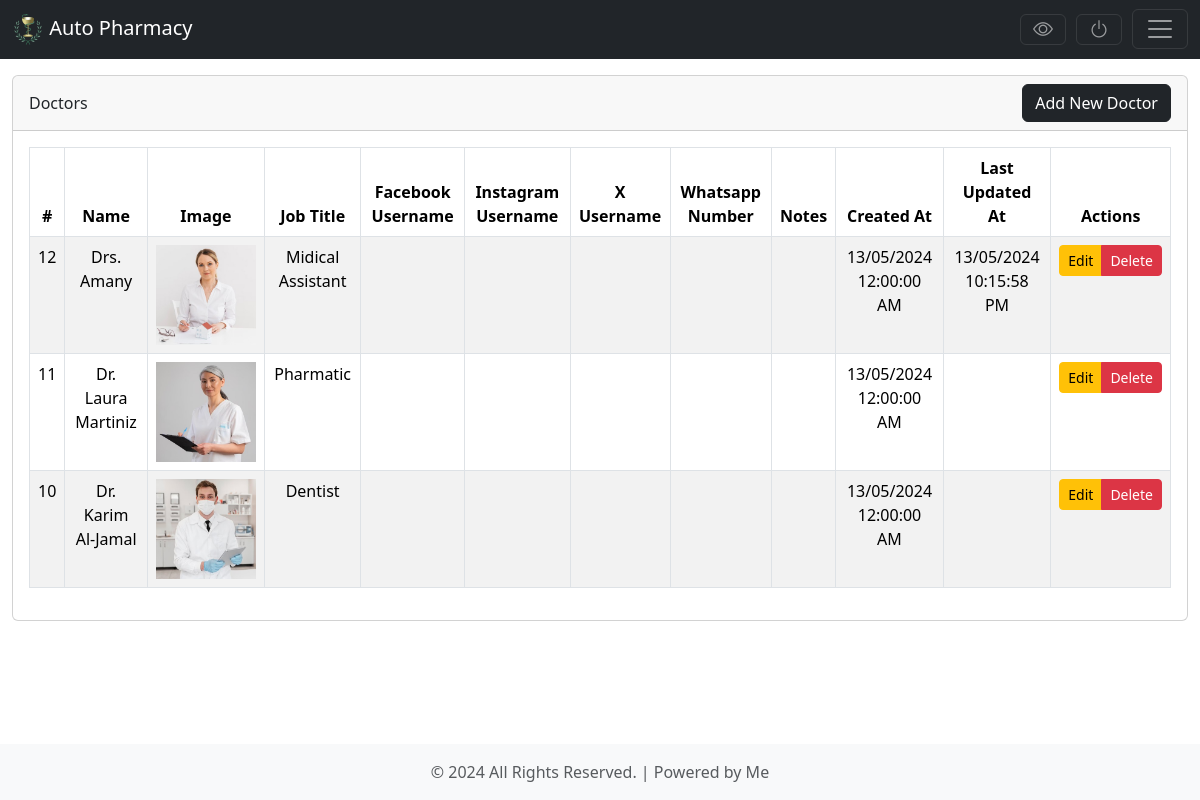
The app's page /admin/doctors/index.php (signed in) with its own data.
### tables this page shows
CREATE TABLE `doctors` (
  `id` int(11) NOT NULL,
  `name` varchar(250) NOT NULL,
  `job_title` varchar(550) NOT NULL,
  `img_path` varchar(650) NOT NULL,
  `img_name` varchar(350) NOT NULL,
  `fb_link` varchar(1500) DEFAULT NULL,
  `x_link` varchar(1500) DEFAULT NULL,
  `insta_link` varchar(1500) DEFAULT NULL,
  `wp_link` varchar(1500) DEFAULT NULL,
  `notes` text DEFAULT NULL,
  `deleted` char(1) NOT NULL DEFAULT 'N',
  `created_at` datetime NOT NULL DEFAULT sysdate(),
  `updated_at` datetime DEFAULT NULL
);

### classes/Info.php (called while the page is built, shortened)
<?php
class Info
{
    public static $DB_HOSTNAME = '127.0.0.1',
        $DB_USERNAME = 'root',
        $DB_PASSWORD = '',
        $DB_NAME = 'pharmacy',
        $P_KEYS = ['s', 'd', 'i', 'b'],
        $conn = null;
    public static function open_conn()
    {
        if (empty(Info::$conn)) {
            Info::$conn = mysqli_connect(Info::$DB_HOSTNAME, Info::$DB_USERNAME, Info::$DB_PASSWORD, Info::$DB_NAME);
            Info::$conn->set_charset('utf8');
        }
    }
    public static function getQuery($sql, $params = null)
    {
        if (!empty($sql)) {
            $rslt = [];
            try {
                $stmt = mysqli_prepare(Info::$conn, $sql);
                if ($stmt->execute()) {
                    $rslt = mysqli_fetch_all($stmt->get_result(), MYSQLI_BOTH);
                }
            } catch (Exception $e) {
                echo $e;
                die();
            } finally {
                return $rslt;
            }
        }
    }
}

### admin/doctors/index.php (the view, shortened to what this page needs)
<?php
$data = Info::getQuery("select id,
                                name,
                                job_title,
                                img_path,
                                fb_link,
                                x_link,
                                insta_link,
                                wp_link,
                                notes,
                                date_format(created_at, '%d/%m/%Y %r') as created_at,
                                date_format(updated_at, '%d/%m/%Y %r') as updated_at
                            from doctors
                        where deleted = 'N'
                        order by id desc");
?>
<!doctype html>
<html lang="en" class="h-100">
<head>
    <?php require_once '../pages/h-scripts.php' ?>
    <link href="https://cdn.datatables.net/2.0.7/css/dataTables.bootstrap5.css" rel="stylesheet">
    <link href="https://cdn.datatables.net/responsive/3.0.2/css/responsive.bootstrap5.css" rel="stylesheet">
</head>
<body class="d-flex flex-column h-100">
    <?php require_once '../pages/header.php' ?>
    <main class="flex-shrink-0">
        <div class="container-fluid mt-3 mb-2">
            <div class="card">
                <div class="card-header">
                    <div class="row">
                        <div class="col-xl-8 col-lg-8 col-md-8 align-self-center">
                            Doctors
                        </div>
                        <div class="col-xl-4 col-lg-4 col-md-4">
                            <a href="add.php" class="btn btn-dark float-end">Add New Doctor</a>
                        </div>
                    </div>
                </div>
                <div class="card-body">
                    <table id="tbl_data" class="table table-striped table-bordered table-hover text-center">
                        <thead>
                            <tr>
                                <th class="text-center">#</th>
                                <th class="text-center">Name</th>
                                <th class="text-center">Image</th>
                                <th class="text-center">Job Title</th>
                                <th class="text-center">Facebook Username</th>
                                <th class="text-center">Instagram Username</th>
                                <th class="text-center">X Username</th>
                                <th class="text-center">Whatsapp Number</th>
                                <th class="text-center">Notes</th>
                                <th class="text-center">Created At</th>
                                <th class="text-center">Last Updated At</th>
                                <th class="text-center">Actions</th>
                            </tr>
                        </thead>
                        <tbody>
                            <?php
                            if (!empty($data) && is_countable($data) && count($data) > 0) {
                                foreach ($data as $row) {
                                    echo '<tr>
                                                            <td>' . $row['id'] . '</td>
                                                            <td>' . $row['name'] . '</td>
                                                            <td>' . (!empty($row['img_path']) ? '<img src="' . $row['img_path'] . '" width="100px" height="100px" onclick="window.open(this.src);">' : '') . '</td>
                                                            <td>' . $row['job_title'] . '</td>
                                                            <td>' . (!empty($row['fb_link']) ? '<a href="https://facebook.com/' . $row['fb_link'] . '" target="_blank">' . $row['fb_link'] . '</a>' : '') . '</td>
                                                            <td>' . (!empty($row['x_link']) ? '<a href="https://twitter.com/' . $row['x_link'] . '" target="_blank">' . $row['x_link'] . '</a>' : '') . '</td>
                                                            <td>' . (!empty($row['insta_link']) ? '<a href="https://instagram.com/' . $row['insta_link'] . '" target="_blank">' . $row['insta_link'] . '</a>' : '') . '</td>
                                                            <td>' . (!empty($row['wp_link']) ? '<a href="https://wa.me/' . $row['wp_link'] . '" target="_blank">' . $row['wp_link'] . '</a>' : '') . '</td>
                                                            <td>' . $row['notes'] . '</td>
                                                            <td>' . $row['created_at'] . '</td>
                                                            <td>' . $row['updated_at'] . '</td>
                                                            <td>
                                                                <div class="btn-group" role="group">
                                                                    <button type="button" class="btn btn-sm btn-warning" onclick="window.location.href = `edit.php?id=' . $row['id'] . '`">Edit</button>
                                                                    <button type="button" class="ml-2 btn btn-sm btn-danger" onclick="delete_row(' . $row['id'] . ');">Delete</button>
                                                                </div>
                                                            </td>
                                                        </tr>';
                                }
                            }
                            ?>
                        </tbody>
                    </table>
                </div>
            </div>
        </div>
    </main>
    <?php require_once '../pages/footer.php' ?>
</body>
</html>

### admin/pages/h-scripts.php (style rules this page uses)
a { text-decoration: none; }

### records on screen
doctors: id "12", name "Drs. Amany", img_path (picture), job_title "Midical Assistant", created_at "13/05/2024 12:00:00 AM", updated_at "13/05/2024 10:15:58 PM"
doctors: id "11", name "Dr. Laura Martiniz", img_path (picture), job_title "Pharmatic", created_at "13/05/2024 12:00:00 AM"
doctors: id "10", name "Dr. Karim Al-Jamal", img_path (picture), job_title "Dentist", created_at "13/05/2024 12:00:00 AM"
